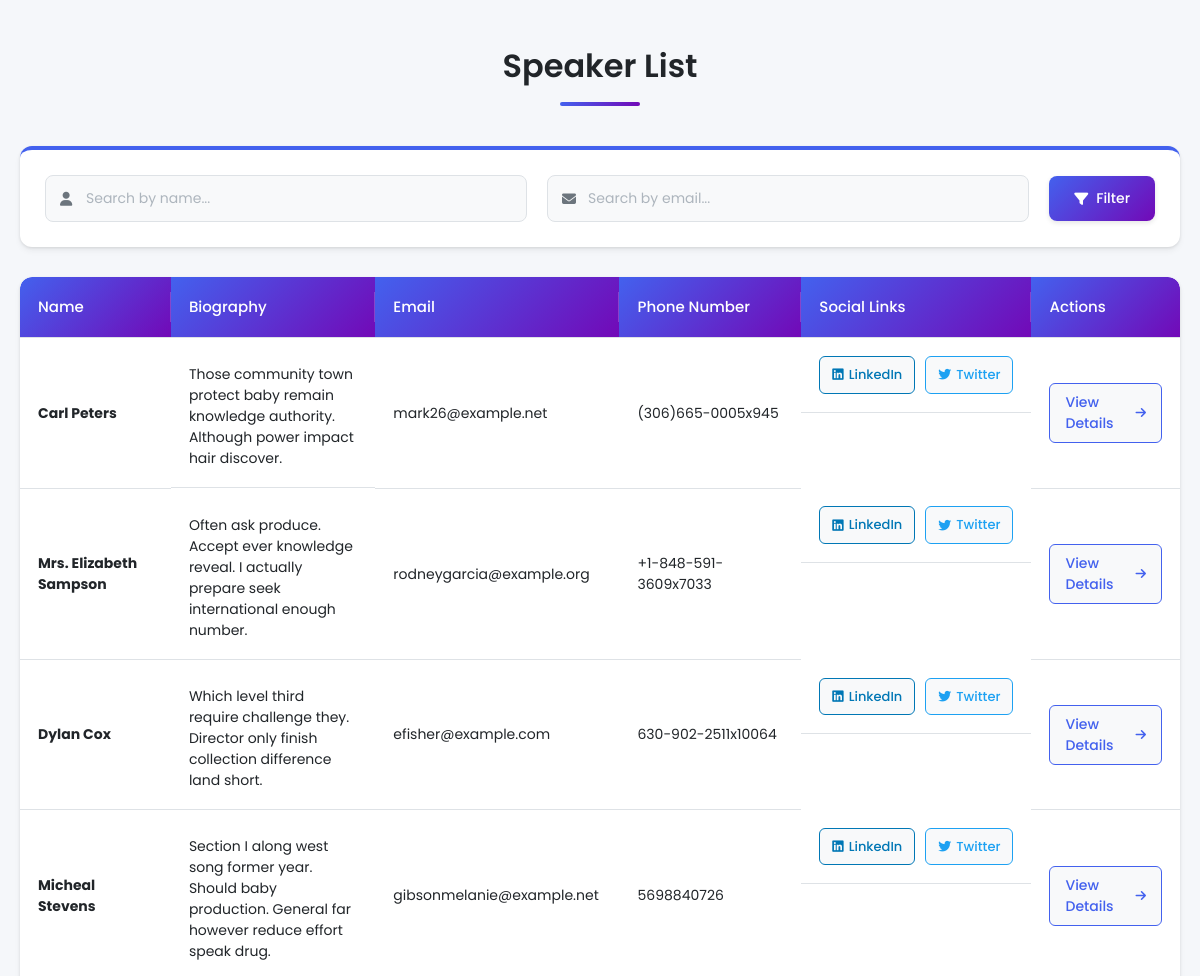
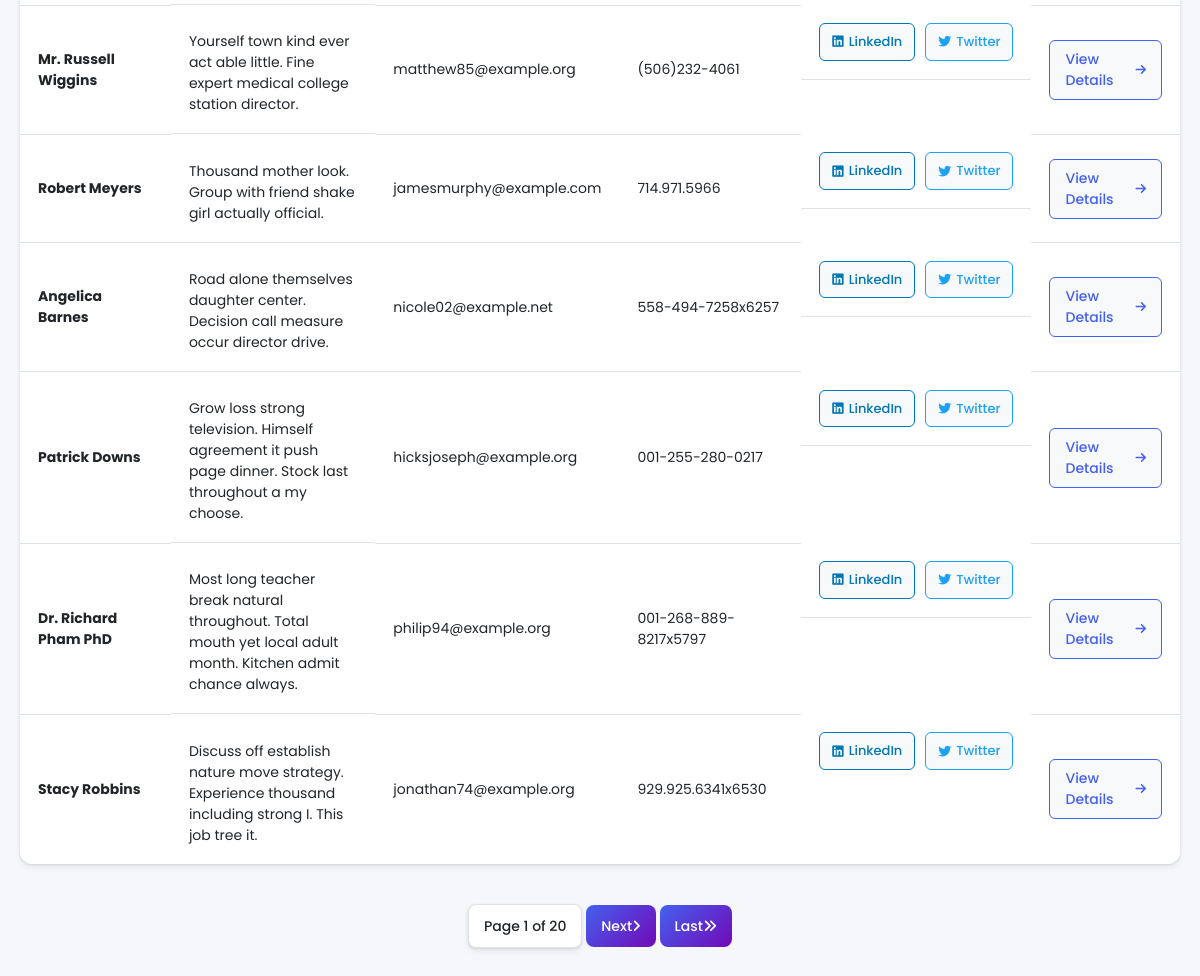
Screenshot of /speakers/ with the database file from the repository (2 pictures, top to bottom).
### event_app/models.py (models this page shows, shortened)
class Speaker_management(models.Model):
    name = models.CharField(max_length=100)
    biography = models.TextField()
    photo = models.ImageField(upload_to='speakers/', blank=True, null=True)
    email = models.EmailField()
    phone_number = models.CharField(max_length=20)
    linkedin_link = models.URLField(blank=True)
    twitter_link = models.URLField(blank=True)

### event_app/views.py (the view)
# urls.py: path('speakers/', views.speaker_list, name='speaker_list'),
def speaker_list(request):
    speaker_list = Speaker_management.objects.all()
    paginator = Paginator(speaker_list, 10)  # Show 10 speakers per page
    page = request.GET.get('page')
    try:
        speakers = paginator.page(page)
    except PageNotAnInteger:
        speakers = paginator.page(1)
    except EmptyPage:
        speakers = paginator.page(paginator.num_pages)
    return render(request, 'speaker.html', {'speakers': speakers})

### event_app/templates/speaker.html (shortened to what this page needs)
<!DOCTYPE html>
<html lang="en">
<head>
    <link rel="stylesheet" href="https://cdnjs.cloudflare.com/ajax/libs/font-awesome/6.4.0/css/all.min.css">
</head>
<body>
    <div class="container">
        <h1>Speaker List</h1>
        <div class="filter-section">
            <form method="GET" class="filter-form">
                <div class="input-group">
                    <i class="fas fa-user input-icon"></i>
                    <input type="text" name="search" placeholder="Search by name..." class="filter-input" value="{{ request.GET.search }}">
                </div>
                <div class="input-group">
                    <i class="fas fa-envelope input-icon"></i>
                    <input type="text" name="email" placeholder="Search by email..." class="filter-input" value="{{ request.GET.email }}">
                </div>
                <button type="submit" class="filter-button">
                    <i class="fas fa-filter"></i>
                    Filter
                </button>
            </form>
        </div>
        <div class="table-container">
            <table>
                <thead>
                    <tr>
                        <th>Name</th>
                        <th>Biography</th>
                        <th>Email</th>
                        <th>Phone Number</th>
                        <th>Social Links</th>
                        <th>Actions</th>
                    </tr>
                </thead>
                <tbody>
                    {% for speaker in speakers %}
                        <tr>
                            <td><strong>{{ speaker.name }}</strong></td>
                            <td class="biography-text">{{ speaker.biography }}</td>
                            <td>{{ speaker.email }}</td>
                            <td>{{ speaker.phone_number }}</td>
                            <td class="speaker-links">
                                <a href="{{ speaker.linkedin_link }}" target="_blank" class="social-link linkedin">
                                    <i class="fab fa-linkedin"></i> LinkedIn
                                </a>
                                <a href="{{ speaker.twitter_link }}" target="_blank" class="social-link twitter">
                                    <i class="fab fa-twitter"></i> Twitter
                                </a>
                            </td>
                            <td>
                                <a href="details/{{ speaker.id }}" class="view-details">
                                    View Details <i class="fas fa-arrow-right"></i>
                                </a>
                            </td>
                        </tr>
                    {% endfor %}
                </tbody>
            </table>
        </div>
        <div class="pagination">
            <span class="step-links">
                <span class="current">
                    Page {{ speakers.number }} of {{ speakers.paginator.num_pages }}
                </span>
                {% if speakers.has_next %}
                    <a href="?page={{ speakers.next_page_number }}{% if request.GET.search %}&search={{ request.GET.search }}{% endif %}{% if request.GET.email %}&email={{ request.GET.email }}{% endif %}" class="pagination-link">
                        Next <i class="fas fa-angle-right"></i>
                    </a>
                    <a href="?page={{ speakers.paginator.num_pages }}{% if request.GET.search %}&search={{ request.GET.search }}{% endif %}{% if request.GET.email %}&email={{ request.GET.email }}{% endif %}" class="pagination-link">
                        Last <i class="fas fa-angle-double-right"></i>
                    </a>
                {% endif %}
            </span>
        </div>
    </div>
</body>
</html>

### rows the page displays
Speaker_management: name "Carl Peters", biography "Those community town protect baby remain knowledge authority. Although power impact hair discover.", email "mark26@example.net", phone_number "(306)665-0005x945"
Speaker_management: name "Mrs. Elizabeth Sampson", biography "Often ask produce. Accept ever knowledge reveal. I actually prepare seek international enough number.", email "rodneygarcia@example.org", phone_number "+1-848-591-3609x7033"
Speaker_management: name "Dylan Cox", biography "Which level third require challenge they. Director only finish collection difference land short.", email "efisher@example.com", phone_number "630-902-2511x10064"
Speaker_management: name "Micheal Stevens", biography "Section I along west song former year. Should baby production. General far however reduce effort speak drug.", email "gibsonmelanie@example.net", phone_number "5698840726"
Speaker_management: name "Mr. Russell Wiggins", biography "Yourself town kind ever act able little. Fine expert medical college station director.", email "matthew85@example.org", phone_number "(506)232-4061"
Speaker_management: name "Robert Meyers", biography "Thousand mother look. Group with friend shake girl actually official.", email "jamesmurphy@example.com", phone_number "714.971.5966"
Speaker_management: name "Angelica Barnes", biography "Road alone themselves daughter center. Decision call measure occur director drive.", email "nicole02@example.net", phone_number "558-494-7258x6257"
Speaker_management: name "Patrick Downs", biography "Grow loss strong television. Himself agreement it push page dinner. Stock last throughout a my choose.", email "hicksjoseph@example.org", phone_number "001-255-280-0217"
Speaker_management: name "Dr. Richard Pham PhD", biography "Most long teacher break natural throughout. Total mouth yet local adult month. Kitchen admit chance always.", email "philip94@example.org", phone_number "001-268-889-8217x5797"
Speaker_management: name "Stacy Robbins", biography "Discuss off establish nature move strategy. Experience thousand including strong I. This job tree it.", email "jonathan74@example.org", phone_number "929.925.6341x6530"

### other values shown
{{ speakers.number }} "1"
{{ speakers.paginator.num_pages }} "20"
